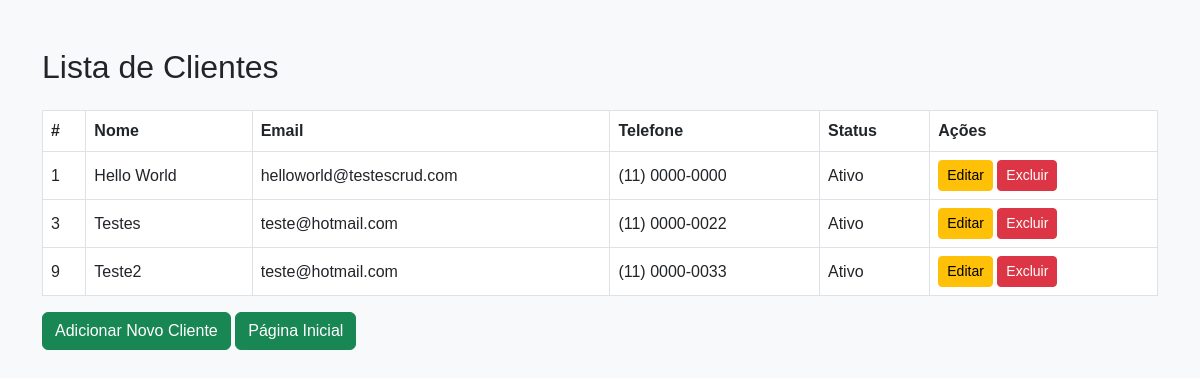
/clientes/, run on the app's committed database.
### clientes/models.py (models this page shows, shortened)
class Cliente(models.Model):
    nome = models.CharField(max_length=100)
    email = models.EmailField()
    telefone = models.CharField(max_length=15)
    criado_em = models.DateTimeField(auto_now_add=True)
    ativo = models.BooleanField(default=True)

### clientes/views.py (the view)
# urls.py: path('clientes/', views.listar_clientes, name='listar_clientes'),
def listar_clientes(request):
    clientes_list = Cliente.objects.all()
    paginator = Paginator(clientes_list, 10)  # 10 clientes por página
    page = request.GET.get('page')
    clientes = paginator.get_page(page)
    return render(request, 'clientes/listar_clientes.html', {'clientes': clientes})

### clientes/templates/clientes/listar_clientes.html (shortened to what this page needs)
{% extends 'base.html' %}
{% block content %}
<div class="container mt-5">
    <h2 class="mb-4">Lista de Clientes</h2>
    <table class="table table-bordered">
        <thead>
            <tr>
                <th>#</th>
                <th>Nome</th>
                <th>Email</th>
                <th>Telefone</th>
                <th>Status</th>
                <th>Ações</th>
            </tr>
        </thead>
        <tbody>
            {% for cliente in clientes %}
            <tr>
                <td>{{ cliente.id }}</td>
                <td>{{ cliente.nome }}</td>
                <td>{{ cliente.email }}</td>
                <td>{{ cliente.telefone }}</td>
                <td>
                    {% if cliente.ativo %}
                    Ativo
                    {% else %}
                    Inativo
                    {% endif %}
                </td>
                <td>
                    <a href="{% url 'editar_cliente' cliente.id %}" class="btn btn-warning btn-sm">Editar</a>
                    <a href="{% url 'excluir_cliente' cliente.id %}" class="btn btn-danger btn-sm">Excluir</a>
                </td>
            </tr>
            {% empty %}
            <tr>
                <td colspan="5" class="text-center">Nenhum cliente encontrado.</td>
            </tr>
            {% endfor %}
        </tbody>
    </table>
    <a href="{% url 'adicionar_cliente' %}" class="btn btn-success">Adicionar Novo Cliente</a>
    <a href="{% url 'home' %}" class="btn btn-success">Página Inicial</a>
</div>
{% endblock %}

### templates/base.html (shortened to what this page needs)
{% load static %}
<!DOCTYPE html>
<html lang="pt-br">
<head>
    <link href="https://cdn.jsdelivr.net/npm/bootstrap@5.3.0-alpha1/dist/css/bootstrap.min.css" rel="stylesheet">
    <link rel="stylesheet" href="{% static 'css/styles.css' %}">
</head>
<body>
    {% block content %}
    {% endblock %}
</body>
</html>

### clientes/static/css/styles.css (style rules this page uses)
body { background-color: #f8f9fa; font-family: 'Arial', sans-serif; }
.container { margin-top: 50px; }
.table th, .table td { vertical-align: middle; }

### data on the page
Cliente: id "1", nome "Hello World", email "helloworld@testescrud.com", telefone "(11) 0000-0000", ativo "Ativo"
Cliente: id "3", nome "Testes", email "teste@hotmail.com", telefone "(11) 0000-0022", ativo "Ativo"
Cliente: id "9", nome "Teste2", email "teste@hotmail.com", telefone "(11) 0000-0033", ativo "Ativo"
